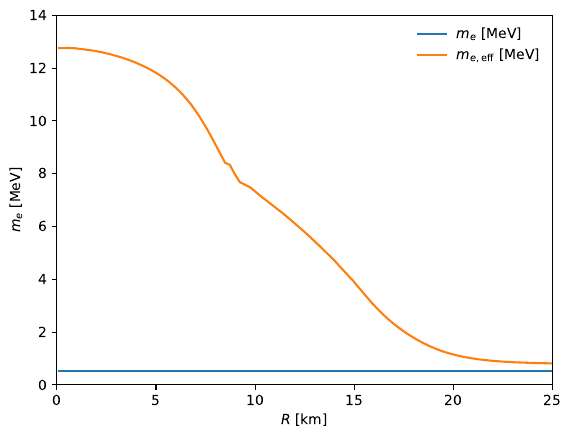

Write Python code to recreate this figure.
import os, sys

sys.path.append(os.path.abspath(os.path.join(os.path.dirname(__file__), "..")))


import numpy as np
import matplotlib.pyplot as plt

import utils.constants as c
from utils.simulation_loader import load_simulation
from utils.supernova import get_mL_eff


def plot(sim_name, lepton="e"):
    R, T, mu = load_simulation(sim_name)
    R = R / c.km2invMeV
    mL = c.me if lepton == "e" else c.mmu
    mL_eff = get_mL_eff(mL, T, mu[lepton])

    plt.plot(R, mL + R * 0, label=r"$m_e$ [MeV]")
    plt.plot(R, mL_eff, label=r"$m_{e,\mathrm{eff}}$ [MeV]")
    plt.xlim(0, 25)
    plt.xlabel(r"$R$ [km]")
    plt.ylabel(r"$m_e$ [MeV]")
    plt.legend(loc=1, frameon=False)
    plt.savefig("small_studies/me_effective.pdf", bbox_inches="tight")
    plt.close()


plot("SFHo-18.80", lepton="e")
